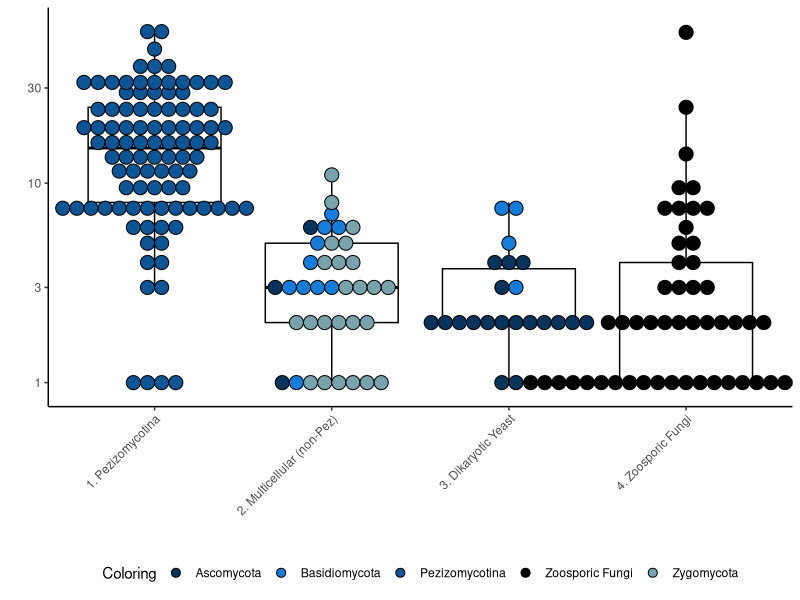

Here is the R script that generated this plot:
library(ggplot2)

dat <- read.table("Plotting_Input.txt", header=T, sep='\t')
# GCA     Domain  Phylum_or_Clade Complete_BGC_Count      Complete_NRPS_or_PKS_BGC_Count

colors <- c('#08345C', '#157CD9', '#0E5595', '#000000', '#78A3AD')
names(colors) <- c('Ascomycota', 'Basidiomycota', 'Pezizomycotina', 'Zoosporic Fungi', 'Zygomycota')

pdf("BigPic.pdf", height=5, width=10)
ggplot(dat, aes(x=Phylum_or_Clade, y=Complete_NRPS_or_PKS_BGC_Count+1)) + geom_boxplot(color='black') + geom_dotplot(aes(fill=Coloring), stackgroups=TRUE, binaxis='y', stackdir='center', dotsize=1.2) + theme_classic() + theme(axis.text.x = element_text(angle = 45, vjust = 1, hjust=1)) + scale_y_log10() + xlab("") + ylab("") + scale_fill_manual(values=colors)  + theme(legend.position='bottom') 

dev.off()
